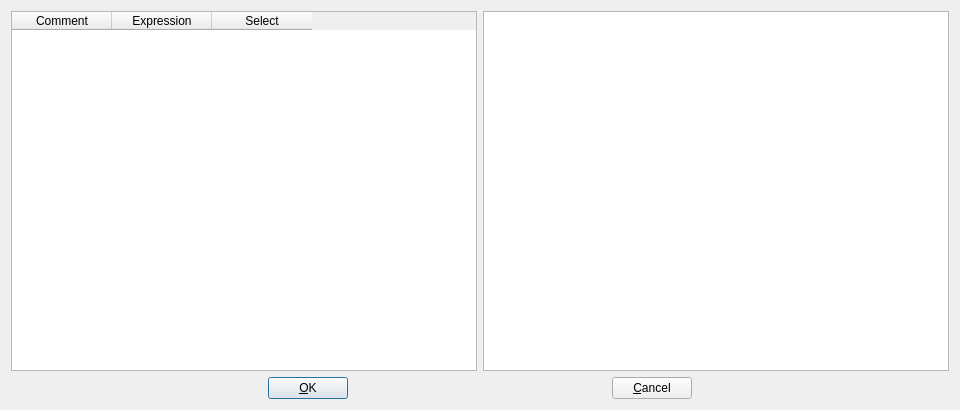
<?xml version="1.0" encoding="UTF-8"?>
<ui version="4.0">
 <class>cleanUpDialog</class>
 <widget class="QDialog" name="cleanUpDialog">
  <property name="windowModality">
   <enum>Qt::ApplicationModal</enum>
  </property>
  <property name="geometry">
   <rect>
    <x>0</x>
    <y>0</y>
    <width>960</width>
    <height>410</height>
   </rect>
  </property>
  <property name="windowTitle">
   <string>Remove text using regular expressions</string>
  </property>
  <property name="windowIcon">
   <iconset resource="application.qrc">
    <normaloff>:/images/cleanup.png</normaloff>:/images/cleanup.png</iconset>
  </property>
  <property name="modal">
   <bool>true</bool>
  </property>
  <layout class="QVBoxLayout" name="verticalLayout">
   <item>
    <layout class="QHBoxLayout" name="horizontalLayout_2">
     <item>
      <widget class="QTableWidget" name="tableWidget">
       <property name="toolTip">
        <string>&lt;html&gt;&lt;head/&gt;&lt;body&gt;&lt;p&gt;Information about: &lt;a href=&quot;http://doc.qt.digia.com/qt/qregexp.html&quot;&gt;&lt;span style=&quot; text-decoration: underline; color:#0057ae;&quot;&gt;Qt regular expressions&lt;/span&gt;&lt;/a&gt;&lt;/p&gt;&lt;p&gt;http://doc.qt.digia.com/qt/qregexp.html&lt;br/&gt;&lt;/p&gt;&lt;/body&gt;&lt;/html&gt;</string>
       </property>
       <property name="wordWrap">
        <bool>false</bool>
       </property>
       <attribute name="verticalHeaderVisible">
        <bool>false</bool>
       </attribute>
       <attribute name="verticalHeaderHighlightSections">
        <bool>false</bool>
       </attribute>
       <column>
        <property name="text">
         <string>Comment</string>
        </property>
       </column>
       <column>
        <property name="text">
         <string>Expression</string>
        </property>
       </column>
       <column>
        <property name="text">
         <string>Select</string>
        </property>
       </column>
      </widget>
     </item>
     <item>
      <widget class="QPlainTextEdit" name="textEdit">
       <property name="font">
        <font>
         <family>Courier</family>
        </font>
       </property>
       <property name="toolTip">
        <string>Preview, changes will not be saved</string>
       </property>
       <property name="lineWrapMode">
        <enum>QPlainTextEdit::NoWrap</enum>
       </property>
      </widget>
     </item>
    </layout>
   </item>
   <item>
    <layout class="QHBoxLayout" name="horizontalLayout">
     <item>
      <spacer name="horizontalSpacer_2">
       <property name="orientation">
        <enum>Qt::Horizontal</enum>
       </property>
       <property name="sizeHint" stdset="0">
        <size>
         <width>40</width>
         <height>20</height>
        </size>
       </property>
      </spacer>
     </item>
     <item>
      <widget class="QPushButton" name="okPushButton">
       <property name="toolTip">
        <string>&lt;html&gt;&lt;head/&gt;&lt;body&gt;&lt;p&gt;Close and save changes.&lt;/p&gt;&lt;p&gt;&lt;a name=&quot;result_box&quot;/&gt;Delete the text that matches the regular expression selected.&lt;/p&gt;&lt;/body&gt;&lt;/html&gt;</string>
       </property>
       <property name="text">
        <string>&amp;OK</string>
       </property>
       <property name="icon">
        <iconset theme="ok">
         <normaloff/>
        </iconset>
       </property>
      </widget>
     </item>
     <item>
      <spacer name="horizontalSpacer_3">
       <property name="orientation">
        <enum>Qt::Horizontal</enum>
       </property>
       <property name="sizeHint" stdset="0">
        <size>
         <width>40</width>
         <height>20</height>
        </size>
       </property>
      </spacer>
     </item>
     <item>
      <widget class="QPushButton" name="cancelPushButton">
       <property name="toolTip">
        <string>Close and cancel all changes</string>
       </property>
       <property name="text">
        <string>&amp;Cancel</string>
       </property>
       <property name="icon">
        <iconset resource="application.qrc">
         <normaloff>:/images/cancel.png</normaloff>:/images/cancel.png</iconset>
       </property>
       <property name="autoDefault">
        <bool>false</bool>
       </property>
      </widget>
     </item>
     <item>
      <spacer name="horizontalSpacer">
       <property name="orientation">
        <enum>Qt::Horizontal</enum>
       </property>
       <property name="sizeHint" stdset="0">
        <size>
         <width>40</width>
         <height>20</height>
        </size>
       </property>
      </spacer>
     </item>
    </layout>
   </item>
  </layout>
 </widget>
 <resources>
  <include location="application.qrc"/>
 </resources>
 <connections/>
</ui>
